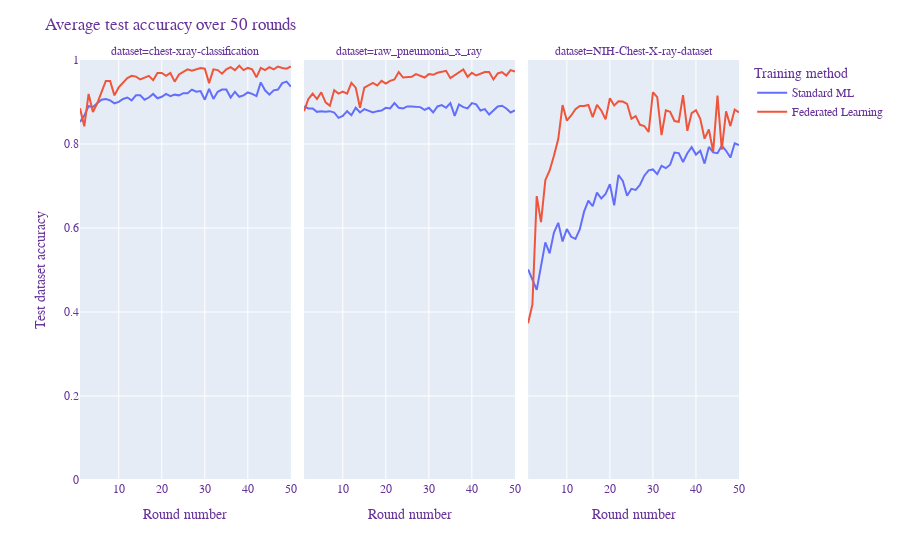

The notebook cell saved with this chart:
### Markdown cell above
# Evaluation of applying Federated Learning to X-ray data
In this evaluation, we aim to shed further light on the intrinsic advantages of federated learning, particularly its emphasis on preserving data privacy and fostering seamless collaboration across diverse healthcare institutions. To achieve this, we compare the test accuracies of a federated learning setup against a classically trained setup, where a model is trained on a single dataset, while employing identical CNN model architectures. The following illustration illustrates the consistent superiority of a federated learning model over a standard machine learning arrangement. Three distinct models are individually developed and subsequently contrasted with a model trained through federated learning. This evaluation is performed across three distinct test datasets.

### Code cell
import plotly.express as px

# obtained from executing using Covalent and federated learning for 50 rounds
df_ind = pd.read_csv("assets/individual_test_accuracies.csv")

# obtained from executing without federated learning for 50 rounds independently
df_fed = pd.read_csv("assets/federated_test_accuracies.csv")

df = pd.concat([df_ind, df_fed], axis=0)


ds_mapping = {
    "('keremberke/chest-xray-classification', 'full')":
        "chest-xray-classification",
    "('mmenendezg/raw_pneumonia_x_ray',)": "raw_pneumonia_x_ray",
    "('alkzar90/NIH-Chest-X-ray-dataset', 'image-classification')":
        "NIH-Chest-X-ray-dataset",
}
df['dataset'] = df['dataset'].apply(
    lambda x: ds_mapping[x]
)
method_mapping = {
    "individual": "Standard ML",
    "federated": "Federated Learning",
}
df['method'] = df['method'].apply(
    lambda x: method_mapping[x]
)

fig = px.line(
    df, x="round", y="test_accuracy",
    facet_col="dataset", color="method",
)

fig.update_layout(
    title="Average test accuracy over 50 rounds",
    xaxis_title="Round number",
    xaxis_range=[1, 50],
    yaxis_range=[0, 1],
    xaxis2_title="Round number",
    xaxis3_title="Round number",
    yaxis_title="Test dataset accuracy",
    legend_title="Training method",
    font=dict(
        family="Courier New, monospace",
        size=12,
        color="RebeccaPurple"
    )
)

### Figure 1 — Plotly figure (JSON) as saved in the notebook; plotly's stock layout.template omitted (floating-point values rounded to 4 significant figures)
{"data": [{"hovertemplate": "method=Standard ML<br>dataset=chest-xray-classification<br>round=%{x}<br>test_accuracy=%{y}<extra></extra>", "legendgroup": "Standard ML", "line": {"color": "#636efa", "dash": "solid"}, "marker": {"symbol": "circle"}, "mode": "lines", "name": "Standard ML", "orientation": "v", "showlegend": true, "type": "scatter", "x": [1, 2, 3, 4, 5, 6, 7, 8, 9, 10, 11, 12, 13, 14, 15, 16, 17, 18, 19, 20, 21, 22, 23, 24, 25, 26, 27, 28, 29, 30, 31, 32, 33, 34, 35, 36, 37, 38, 39, 40, 41, 42, 43, 44, 45, 46, 47, 48, 49, 50], "xaxis": "x", "y": [0.8522, 0.8677, 0.89, 0.8883, 0.8969, 0.9055, 0.9072, 0.9038, 0.8969, 0.9003, 0.9072, 0.9107, 0.9038, 0.9158, 0.9158, 0.9055, 0.9107, 0.9192, 0.9089, 0.9124, 0.9192, 0.9141, 0.9175, 0.9158, 0.921, 0.921, 0.9296, 0.9244, 0.9261, 0.9055, 0.9313, 0.9072, 0.9244, 0.9296, 0.9296, 0.9107, 0.9244, 0.9124, 0.9158, 0.9227, 0.9192, 0.9141, 0.9467, 0.9278, 0.9175, 0.9278, 0.9296, 0.945, 0.9485, 0.9364], "yaxis": "y"}, {"hovertemplate": "method=Standard ML<br>dataset=raw_pneumonia_x_ray<br>round=%{x}<br>test_accuracy=%{y}<extra></extra>", "legendgroup": "Standard ML", "line": {"color": "#636efa", "dash": "solid"}, "marker": {"symbol": "circle"}, "mode": "lines", "name": "Standard ML", "orientation": "v", "showlegend": false, "type": "scatter", "x": [1, 2, 3, 4, 5, 6, 7, 8, 9, 10, 11, 12, 13, 14, 15, 16, 17, 18, 19, 20, 21, 22, 23, 24, 25, 26, 27, 28, 29, 30, 31, 32, 33, 34, 35, 36, 37, 38, 39, 40, 41, 42, 43, 44, 45, 46, 47, 48, 49, 50], "xaxis": "x2", "y": [0.8894, 0.8846, 0.8846, 0.8766, 0.8782, 0.8766, 0.8782, 0.875, 0.8622, 0.867, 0.8782, 0.8686, 0.8862, 0.875, 0.883, 0.8782, 0.875, 0.8782, 0.8798, 0.8862, 0.8846, 0.8974, 0.8862, 0.8846, 0.8894, 0.8894, 0.8878, 0.8878, 0.8814, 0.8862, 0.875, 0.8894, 0.8926, 0.8862, 0.8974, 0.867, 0.8942, 0.8878, 0.8846, 0.8974, 0.8942, 0.8798, 0.883, 0.8702, 0.8798, 0.8894, 0.891, 0.8846, 0.875, 0.8798], "yaxis": "y2"}, {"hovertemplate": "method=Standard ML<br>dataset=NIH-Chest-X-ray-dataset<br>round=%{x}<br>test_accuracy=%{y}<extra></extra>", "legendgroup": "Standard ML", "line": {"color": "#636efa", "dash": "solid"}, "marker": {"symbol": "circle"}, "mode": "lines", "name": "Standard ML", "orientation": "v", "showlegend": false, "type": "scatter", "x": [1, 2, 3, 4, 5, 6, 7, 8, 9, 10, 11, 12, 13, 14, 15, 16, 17, 18, 19, 20, 21, 22, 23, 24, 25, 26, 27, 28, 29, 30, 31, 32, 33, 34, 35, 36, 37, 38, 39, 40, 41, 42, 43, 44, 45, 46, 47, 48, 49, 50], "xaxis": "x3", "y": [0.5013, 0.4773, 0.4528, 0.5093, 0.5657, 0.5396, 0.589, 0.6124, 0.568, 0.5976, 0.5791, 0.5739, 0.5964, 0.6389, 0.6653, 0.6518, 0.6843, 0.6703, 0.6814, 0.7043, 0.6541, 0.7262, 0.7122, 0.6768, 0.6933, 0.6906, 0.7029, 0.7246, 0.7372, 0.7394, 0.7283, 0.748, 0.7424, 0.7507, 0.7797, 0.7783, 0.7573, 0.7781, 0.7924, 0.7748, 0.7841, 0.7534, 0.793, 0.7799, 0.7781, 0.7961, 0.7839, 0.7676, 0.8017, 0.7971], "yaxis": "y3"}, {"hovertemplate": "method=Federated Learning<br>dataset=chest-xray-classification<br>round=%{x}<br>test_accuracy=%{y}<extra></extra>", "legendgroup": "Federated Learning", "line": {"color": "#EF553B", "dash": "solid"}, "marker": {"symbol": "circle"}, "mode": "lines", "name": "Federated Learning", "orientation": "v", "showlegend": true, "type": "scatter", "x": [1, 2, 3, 4, 5, 6, 7, 8, 9, 10, 11, 12, 13, 14, 15, 16, 17, 18, 19, 20, 21, 22, 23, 24, 25, 26, 27, 28, 29, 30, 31, 32, 33, 34, 35, 36, 37, 38, 39, 40, 41, 42, 43, 44, 45, 46, 47, 48, 49, 50], "xaxis": "x", "y": [0.8849, 0.8419, 0.9192, 0.8763, 0.8969, 0.9244, 0.9502, 0.9502, 0.9158, 0.9347, 0.945, 0.957, 0.9622, 0.9605, 0.9536, 0.9588, 0.9622, 0.9519, 0.9691, 0.9691, 0.9622, 0.9691, 0.9485, 0.9656, 0.9725, 0.9777, 0.9742, 0.9777, 0.9811, 0.9794, 0.945, 0.9777, 0.9759, 0.9674, 0.9777, 0.9828, 0.9759, 0.9863, 0.9759, 0.9811, 0.9777, 0.9588, 0.9811, 0.9759, 0.9828, 0.9777, 0.9845, 0.9811, 0.9794, 0.9845], "yaxis": "y"}, {"hovertemplate": "method=Federated Learning<br>dataset=raw_pneumonia_x_ray<br>round=%{x}<br>test_accuracy=%{y}<extra></extra>", "legendgroup": "Federated Learning", "line": {"color": "#EF553B", "dash": "solid"}, "marker": {"symbol": "circle"}, "mode": "lines", "name": "Federated Learning", "orientation": "v", "showlegend": false, "type": "scatter", "x": [1, 2, 3, 4, 5, 6, 7, 8, 9, 10, 11, 12, 13, 14, 15, 16, 17, 18, 19, 20, 21, 22, 23, 24, 25, 26, 27, 28, 29, 30, 31, 32, 33, 34, 35, 36, 37, 38, 39, 40, 41, 42, 43, 44, 45, 46, 47, 48, 49, 50], "xaxis": "x2", "y": [0.8782, 0.9071, 0.9199, 0.9071, 0.9231, 0.899, 0.891, 0.9279, 0.9199, 0.9247, 0.9199, 0.9455, 0.9343, 0.8862, 0.9343, 0.9407, 0.9455, 0.9391, 0.9503, 0.9439, 0.9503, 0.9535, 0.9712, 0.9583, 0.9599, 0.9599, 0.9663, 0.9615, 0.9583, 0.9663, 0.9647, 0.9696, 0.9728, 0.9744, 0.9567, 0.9631, 0.9696, 0.9776, 0.9599, 0.9696, 0.9631, 0.9679, 0.9712, 0.9712, 0.9535, 0.9679, 0.9712, 0.9631, 0.976, 0.9728], "yaxis": "y2"}, {"hovertemplate": "method=Federated Learning<br>dataset=NIH-Chest-X-ray-dataset<br>round=%{x}<br>test_accuracy=%{y}<extra></extra>", "legendgroup": "Federated Learning", "line": {"color": "#EF553B", "dash": "solid"}, "marker": {"symbol": "circle"}, "mode": "lines", "name": "Federated Learning", "orientation": "v", "showlegend": false, "type": "scatter", "x": [1, 2, 3, 4, 5, 6, 7, 8, 9, 10, 11, 12, 13, 14, 15, 16, 17, 18, 19, 20, 21, 22, 23, 24, 25, 26, 27, 28, 29, 30, 31, 32, 33, 34, 35, 36, 37, 38, 39, 40, 41, 42, 43, 44, 45, 46, 47, 48, 49, 50], "xaxis": "x3", "y": [0.3733, 0.4182, 0.6758, 0.6138, 0.7139, 0.737, 0.7719, 0.8118, 0.8927, 0.8558, 0.8679, 0.883, 0.8907, 0.8907, 0.8928, 0.8642, 0.8933, 0.8797, 0.8587, 0.9088, 0.8917, 0.9016, 0.9012, 0.8956, 0.8603, 0.8664, 0.8457, 0.8428, 0.8285, 0.9231, 0.9117, 0.8211, 0.8801, 0.8766, 0.8548, 0.8529, 0.9166, 0.8313, 0.8736, 0.8806, 0.86, 0.8126, 0.8345, 0.7817, 0.9152, 0.7865, 0.8779, 0.8426, 0.8819, 0.8752], "yaxis": "y3"}], "layout": {"annotations": [{"font": {}, "showarrow": false, "text": "dataset=chest-xray-classification", "x": 0.16, "xanchor": "center", "xref": "paper", "y": 1, "yanchor": "bottom", "yref": "paper"}, {"font": {}, "showarrow": false, "text": "dataset=raw_pneumonia_x_ray", "x": 0.5, "xanchor": "center", "xref": "paper", "y": 1, "yanchor": "bottom", "yref": "paper"}, {"font": {}, "showarrow": false, "text": "dataset=NIH-Chest-X-ray-dataset", "x": 0.84, "xanchor": "center", "xref": "paper", "y": 1, "yanchor": "bottom", "yref": "paper"}], "autosize": true, "font": {"color": "RebeccaPurple", "family": "Courier New, monospace", "size": 12}, "legend": {"title": {"text": "Training method"}, "tracegroupgap": 0}, "margin": {"t": 60}, "title": {"text": "Average test accuracy over 50 rounds"}, "xaxis": {"anchor": "y", "domain": [0, 0.32], "range": [1, 50], "title": {"text": "Round number"}, "type": "linear"}, "xaxis2": {"anchor": "y2", "domain": [0.34, 0.66], "matches": "x", "title": {"text": "Round number"}, "type": "linear"}, "xaxis3": {"anchor": "y3", "domain": [0.68, 1.0], "matches": "x", "title": {"text": "Round number"}, "type": "linear"}, "yaxis": {"anchor": "x", "domain": [0, 1], "range": [0, 1], "title": {"text": "Test dataset accuracy"}, "type": "linear"}, "yaxis2": {"anchor": "x2", "domain": [0, 1], "matches": "y", "showticklabels": false, "type": "linear"}, "yaxis3": {"anchor": "x3", "domain": [0, 1], "matches": "y", "showticklabels": false, "type": "linear"}}}
